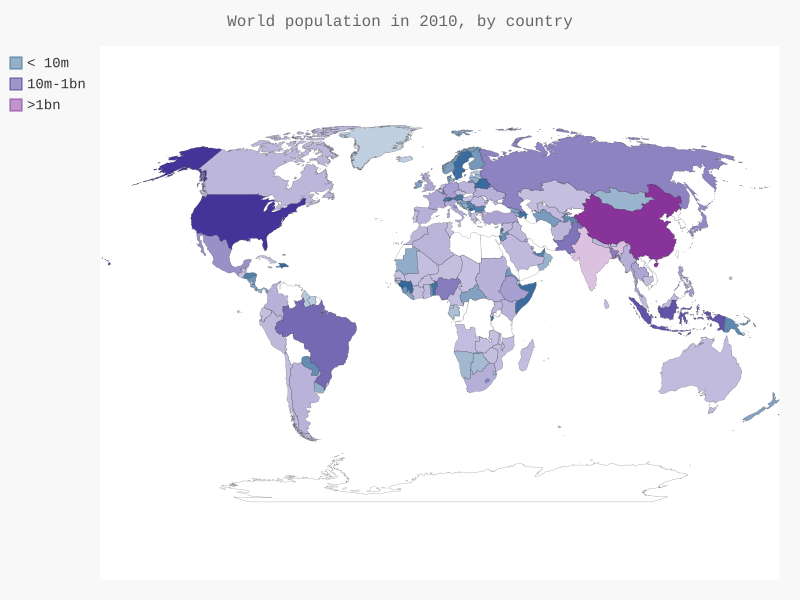

Generate this figure with Python:
import json
import pygal.maps.world
from pygal.style import LightColorizedStyle, RotateStyle

from country_codes import get_country_code

filename = 'population_data.json'
with open(filename) as f:
    pop_data = json.load(f)
    
cc_population = {}
for pop_dict in pop_data:
    if pop_dict['Year'] == '2010':
        country_name = pop_dict['Country Name']
        population = int(float(pop_dict['Value']))
        code = get_country_code(country_name)
        if code:
            cc_population[code] = population

cc_pops_1, cc_pops_2, cc_pops_3 = {}, {}, {}
for cc, pop in cc_population.items():
    if pop < 10000000:
        cc_pops_1[cc] = pop
    elif pop < 1000000000:
        cc_pops_2[cc] = pop
    else:
        cc_pops_3[cc] = pop

print(len(cc_pops_1), len(cc_pops_2), len(cc_pops_3))
wm_style = RotateStyle('#336699', base_style = LightColorizedStyle)
wm = pygal.maps.world.World(style = wm_style)
wm.title = "World population in 2010, by country"
wm.add('< 10m', cc_pops_1)
wm.add('10m-1bn', cc_pops_2)
wm.add('>1bn', cc_pops_3)
wm.render_to_file('world_population.svg')
